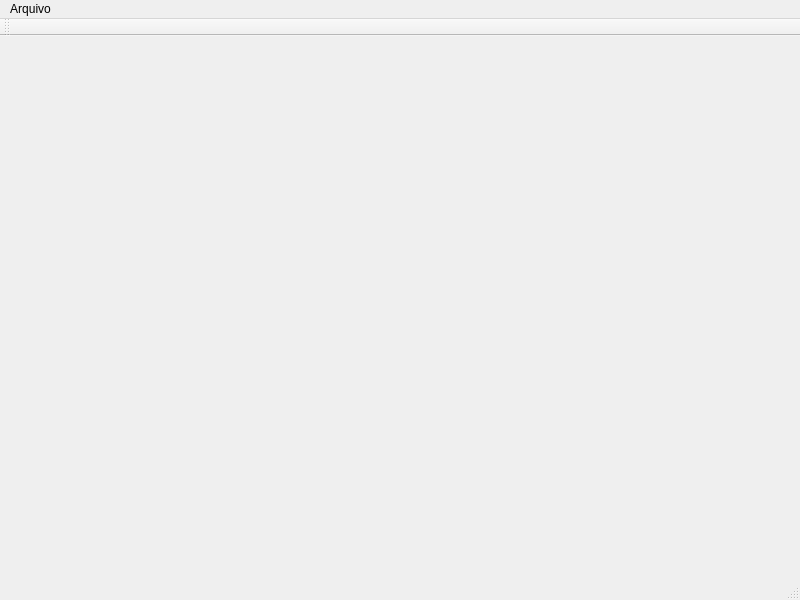
<?xml version="1.0" encoding="UTF-8"?>
<ui version="4.0">
 <class>MainWindow</class>
 <widget class="QMainWindow" name="MainWindow">
  <property name="geometry">
   <rect>
    <x>0</x>
    <y>0</y>
    <width>800</width>
    <height>600</height>
   </rect>
  </property>
  <property name="minimumSize">
   <size>
    <width>800</width>
    <height>600</height>
   </size>
  </property>
  <property name="windowTitle">
   <string>Shaders</string>
  </property>
  <widget class="QWidget" name="centralWidget">
   <layout class="QVBoxLayout" name="verticalLayout_2">
    <item>
     <widget class="QSplitter" name="splitter">
      <property name="orientation">
       <enum>Qt::Horizontal</enum>
      </property>
      <widget class="GLWidget" name="glwidget" native="true">
       <property name="sizePolicy">
        <sizepolicy hsizetype="Preferred" vsizetype="Preferred">
         <horstretch>1</horstretch>
         <verstretch>0</verstretch>
        </sizepolicy>
       </property>
      </widget>
     </widget>
    </item>
   </layout>
  </widget>
  <widget class="QMenuBar" name="menuBar">
   <property name="geometry">
    <rect>
     <x>0</x>
     <y>0</y>
     <width>800</width>
     <height>25</height>
    </rect>
   </property>
   <widget class="QMenu" name="menuHerminte">
    <property name="title">
     <string>Arquivo</string>
    </property>
    <addaction name="actionSair"/>
   </widget>
   <addaction name="menuHerminte"/>
  </widget>
  <widget class="QToolBar" name="mainToolBar">
   <attribute name="toolBarArea">
    <enum>TopToolBarArea</enum>
   </attribute>
   <attribute name="toolBarBreak">
    <bool>false</bool>
   </attribute>
  </widget>
  <widget class="QStatusBar" name="statusBar"/>
  <action name="actionSair">
   <property name="text">
    <string>Sair</string>
   </property>
   <property name="shortcut">
    <string>Ctrl+W</string>
   </property>
  </action>
 </widget>
 <layoutdefault spacing="6" margin="11"/>
 <customwidgets>
  <customwidget>
   <class>GLWidget</class>
   <extends>QWidget</extends>
   <header>GLWidget.h</header>
   <container>1</container>
  </customwidget>
 </customwidgets>
 <resources/>
 <connections>
  <connection>
   <sender>actionSair</sender>
   <signal>triggered()</signal>
   <receiver>MainWindow</receiver>
   <slot>close()</slot>
   <hints>
    <hint type="sourcelabel">
     <x>-1</x>
     <y>-1</y>
    </hint>
    <hint type="destinationlabel">
     <x>199</x>
     <y>149</y>
    </hint>
   </hints>
  </connection>
 </connections>
</ui>
